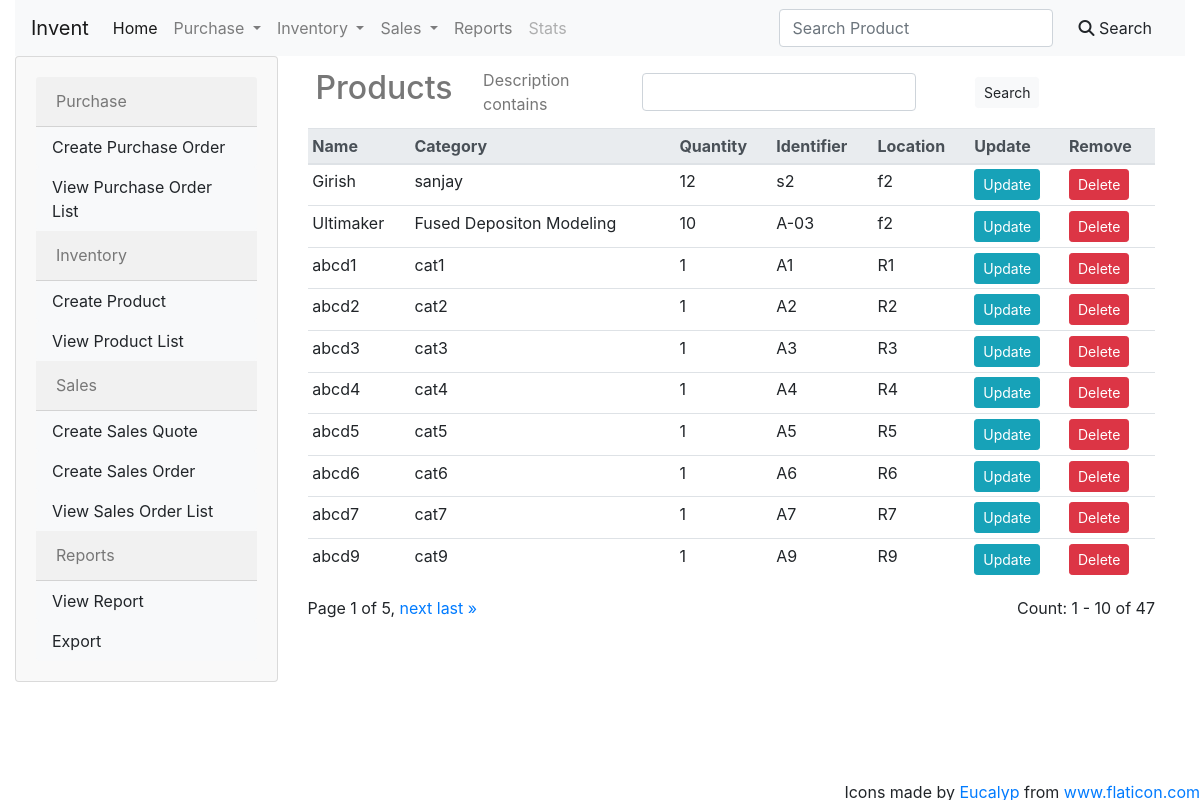
Screenshot of /products/ with the database file from the repository.
### InvManage/models.py (models this page shows)
class Product(models.Model):
    name = models.CharField(max_length=100)
    category = models.CharField(max_length=100)
    item_type = models.CharField(max_length=100)
    description = models.TextField(null=True, blank=True)
    price = models.FloatField(null=True,blank=True)
    quantity = models.IntegerField(default=0,null=True)
    identifier = models.CharField(max_length=30,blank=False, null=True)
    location = models.CharField(max_length=100,blank=False, null=True)
    length = models.FloatField(null=True,blank=True)
    width = models.FloatField(null=True,blank=True)
    height = models.FloatField(null=True,blank=True)
    weight = models.FloatField(null=True,blank=True)
    discount = models.IntegerField(default=0)
    image = models.ImageField(blank=True,upload_to='images/')
    barcode = models.CharField(max_length=100,null=True,blank=True)
    expiry = models.DateTimeField(null=True, blank=True)

### InvManage/views.py (the view)
# urls.py: path('products/',products_view, name='products'),
def products_view(request):
	products = Product.objects.all()
	myFilter = ProductFilter(request.GET, queryset=products)
	products = myFilter.qs
	number_of_products = len(products)
	paginator = Paginator(products,10)
	page_number = request.GET.get('page')
	page_obj = paginator.get_page(page_number)
	return render(request, 'display/products.html',{'page_obj':page_obj,'myFilter':myFilter, 'n_prod': number_of_products})

### InvManage/templatetags/template_helpers.py (called while the page is built)
@register.simple_tag
def relative_url(value, field_name, urlencode=None):
    url = '?{}={}'.format(field_name, value)
    if urlencode:
        querystring = urlencode.split('&')
        filtered_querystring = filter(lambda p: p.split('=')[0] != field_name, querystring)
        encoded_querystring = '&'.join(filtered_querystring)
        url = '{}&{}'.format(url, encoded_querystring)
    return url

### InvManage/templates/display/products.html (shortened to what this page needs)
{% extends 'base.html' %}
{% load template_helpers %}
{% block title %}
  <div class="m-2">
    <div class="d-flex align-items-center row">
        <div class="col-sm-2">
          <h2 style="color: #777777;">Products</h2>
        </div>
        <div class="col-sm-10">
          <form class="form-inline" id="productsFilterForm" action="" method="GET">
              <div class="col-sm-9">
              {% for field in myFilter.form %}
                <div class="form-group form-row m-1">
                    <div class="col-sm-4">
                        <label>{{ field.label }}</label>
                    </div>
                    <div class="col-sm-8">
                        {{ field }}
                    </div>
                </div>
              </div>
                {% endfor %}
                  <button class="btn btn-sm btn-light" type="submit">Search</button>
          </form>
        </div>
    </div>
  </div>
{% endblock title %}
{% block contents %}
    <table class="table table-sm">
        <thead class="thead-light">
        <tr>
            <th scope="col">Name</th>
            <th scope="col">Category</th>
            <th scope="col">Quantity</th>
            <th scope="col">Identifier</th>
            <th scope="col">Location</th>
            <th scope="col">Update</th>
            <th scope="col">Remove</th>
        </tr>
        </thead>
        <tbody>
            {% for product in page_obj %}
            <tr>
                <td class="product_name">{{ product.name }}</td>
                <td>{{ product.category }}</td>
                <td>{{ product.quantity }}</td>
                <td>{{ product.identifier }}</td>
                <td>{{ product.location }}</td>
                <td><a href="{% url 'update_product' product.id %}" class="btn btn-sm btn-info">Update</a></td>
                <td><a href="" class="btn btn-sm btn-danger" data-toggle="modal" data-target="#delModal" data-prod_name="{{ product.name }}" data-prod_id="{{ product.id }}">Delete</a></td>
            </tr>
            {% endfor %}
        </tbody>
    </table>
    <div class="d-flex">
      <div class="pagination mr-auto">
        <span class="step-links">
          <span class="current">
            Page {{ page_obj.number }} of {{ page_obj.paginator.num_pages }},
          </span>
          {% if page_obj.has_next %}
            <a href="{% relative_url page_obj.next_page_number 'page' request.GET.urlencode %}">next</a>
            <a href="{% relative_url page_obj.paginator.num_pages 'page' request.GET.urlencode %}">last &raquo;</a>
          {% endif %}
        </span>
      </div>
      <div>
        Count: {{ page_obj.start_index }} - {{ page_obj.end_index }} of {{ n_prod }}
      </div>
    </div>
{% endblock %}

### InvManage/templates/base.html (style rules this page uses)
label, .collapsable_card_header { margin: 0; color: #777777; font-size: 1em; }

### rows the page displays
Product: name "Girish", category "sanjay", quantity "12", identifier "s2", location "f2"
Product: name "Ultimaker", category "Fused Depositon Modeling", quantity "10", identifier "A-03", location "f2"
Product: name "abcd1", category "cat1", quantity "1", identifier "A1", location "R1"
Product: name "abcd2", category "cat2", quantity "1", identifier "A2", location "R2"
Product: name "abcd3", category "cat3", quantity "1", identifier "A3", location "R3"
Product: name "abcd4", category "cat4", quantity "1", identifier "A4", location "R4"
Product: name "abcd5", category "cat5", quantity "1", identifier "A5", location "R5"
Product: name "abcd6", category "cat6", quantity "1", identifier "A6", location "R6"
Product: name "abcd7", category "cat7", quantity "1", identifier "A7", location "R7"
Product: name "abcd9", category "cat9", quantity "1", identifier "A9", location "R9"

### other values shown
{{ field.label }} "Description contains"
{{ page_obj.number }} "1"
{{ page_obj.paginator.num_pages }} "5"
{{ page_obj.start_index }} "1"
{{ page_obj.end_index }} "10"
{{ n_prod }} "47"
